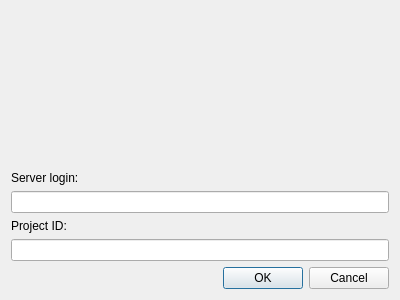
<?xml version="1.0" encoding="UTF-8"?>
<ui version="4.0">
 <class>PolSettings</class>
 <widget class="QDialog" name="PolSettings">
  <property name="geometry">
   <rect>
    <x>0</x>
    <y>0</y>
    <width>400</width>
    <height>300</height>
   </rect>
  </property>
  <property name="windowTitle">
   <string>Dialog</string>
  </property>
  <property name="modal">
   <bool>true</bool>
  </property>
  <layout class="QVBoxLayout" name="verticalLayout_2">
   <item>
    <layout class="QVBoxLayout" name="verticalLayout">
     <property name="sizeConstraint">
      <enum>QLayout::SetMaximumSize</enum>
     </property>
     <item>
      <spacer name="verticalSpacer">
       <property name="orientation">
        <enum>Qt::Vertical</enum>
       </property>
       <property name="sizeHint" stdset="0">
        <size>
         <width>20</width>
         <height>40</height>
        </size>
       </property>
      </spacer>
     </item>
     <item>
      <widget class="QLabel" name="Label_ServerLogin">
       <property name="text">
        <string>Server login:</string>
       </property>
      </widget>
     </item>
     <item>
      <widget class="QLineEdit" name="Edit_LabelLogin"/>
     </item>
     <item>
      <widget class="QLabel" name="labelProjectID">
       <property name="text">
        <string>Project ID:</string>
       </property>
      </widget>
     </item>
     <item>
      <widget class="QLineEdit" name="Edit_ProjID"/>
     </item>
    </layout>
   </item>
   <item>
    <widget class="QDialogButtonBox" name="buttonBox">
     <property name="autoFillBackground">
      <bool>false</bool>
     </property>
     <property name="orientation">
      <enum>Qt::Horizontal</enum>
     </property>
     <property name="standardButtons">
      <set>QDialogButtonBox::Cancel|QDialogButtonBox::Ok</set>
     </property>
     <property name="centerButtons">
      <bool>false</bool>
     </property>
    </widget>
   </item>
  </layout>
 </widget>
 <resources/>
 <connections>
  <connection>
   <sender>buttonBox</sender>
   <signal>accepted()</signal>
   <receiver>PolSettings</receiver>
   <slot>accept()</slot>
   <hints>
    <hint type="sourcelabel">
     <x>248</x>
     <y>254</y>
    </hint>
    <hint type="destinationlabel">
     <x>157</x>
     <y>274</y>
    </hint>
   </hints>
  </connection>
  <connection>
   <sender>buttonBox</sender>
   <signal>rejected()</signal>
   <receiver>PolSettings</receiver>
   <slot>reject()</slot>
   <hints>
    <hint type="sourcelabel">
     <x>316</x>
     <y>260</y>
    </hint>
    <hint type="destinationlabel">
     <x>286</x>
     <y>274</y>
    </hint>
   </hints>
  </connection>
 </connections>
</ui>
